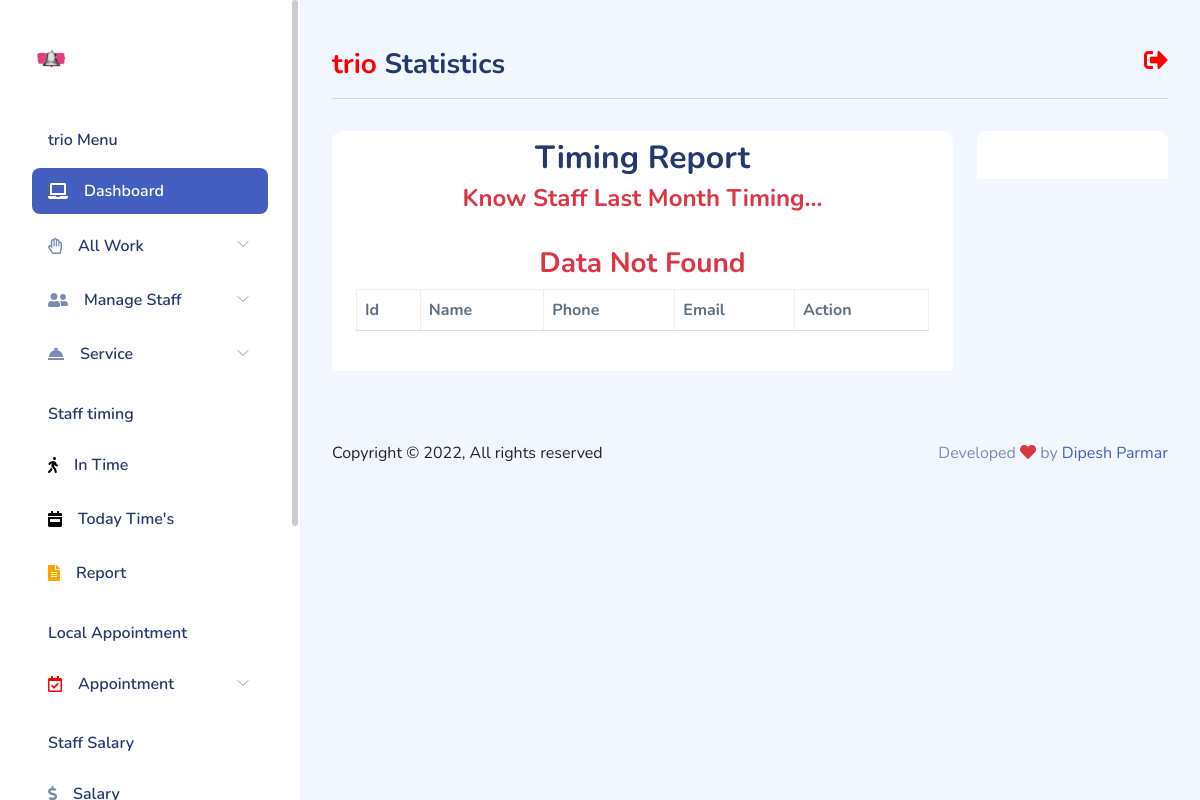
/client/timeing-report/ (signed in), run on an earlier commit of the app's database.
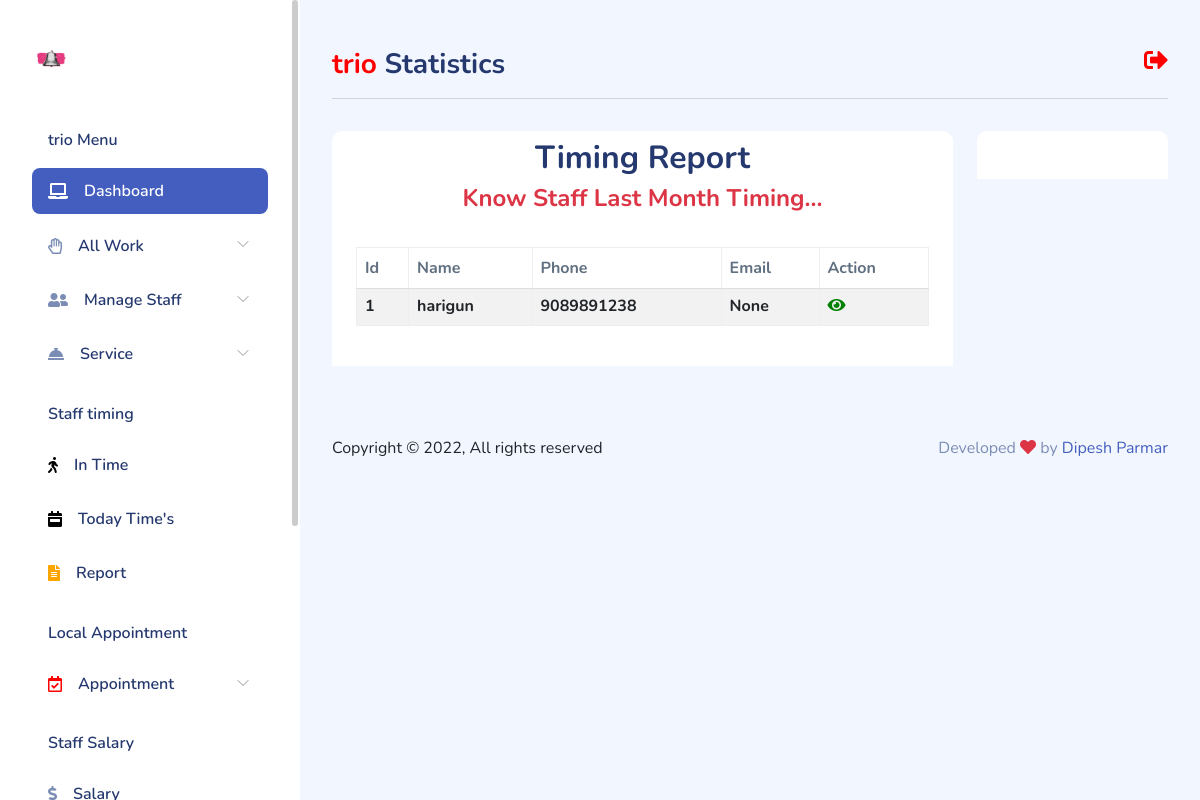
And on a later commit of the database.
### client/models.py (models this page shows, shortened)
class Staff(models.Model):
    user = models.ForeignKey(User, on_delete=models.CASCADE,null=True, blank=True)
    profile = models.ImageField(upload_to = 'staff/')
    name = models.CharField(max_length=100)
    phone = models.PositiveIntegerField()
    email = models.EmailField(max_length=100, null=True, blank=True)
    service = models.CharField(max_length=100, null=True, blank=True)
    fdate = models.DateTimeField(auto_now_add=True)

### client/views.py (the view)
# urls.py: path('timeing-report/', views.time_report, name='report'),
@user_passes_test(lambda u: u.is_authenticated, login_url='/')
def time_report(request):
    mo_time = Staff.objects.filter(user=request.user)
    context = {'data': mo_time}
    return render(request, 'client/time_report.html', context)

### client/templates/client/time_report.html (shortened to what this page needs)
{% extends "client/layout.html" %}
{% block table %}
<div class="h2 text-center mt-2">Timing Report <br>
    <span class="h4 text-danger text-center">Know Staff Last Month Timing...</span>   </div>
<div class="card-header">
    <div class="table-responsive">
    <table class="table table-hover table-bordered table-striped">
        <thead>
          <tr>
            <th scope="col">Id</th>
            <th scope="col">Name</th>
            <th scope="col">Phone</th>
            <th scope="col">Email</th>
            <th scope="col">Action</th>
        </tr>
        </thead>
        <tbody>
            {% if data %}
                {% for dt in data %}
                    <tr class="text-dark h6">
                    <th scope="row">{{forloop.counter}}</th>
                    <td>{{dt.name}}</td>
                    <td>{{dt.phone}}</td>
                    <td>{{dt.email}}</td>
                    <td><a href="{% url 'get_rec' dt.name %}"><i class="fas fa-eye" style="color:green;"></i></a></td>
                    </tr>
                {% endfor %}
            {% else %}
            <h3 class="text-danger text-center">Data Not Found</h3>
            {% endif %}
        </tbody>
      </table>
    </div>
</div>
{% endblock table %}
{% block cardfeatur %}
<div class="card-header">
</div>
{% endblock cardfeatur %}

What changed in the data, as far as the page shows it:
added Staff: name "harigun", phone "9089891238", email "None"
Also different on the page:
text no longer shown: "Data Not Found"
